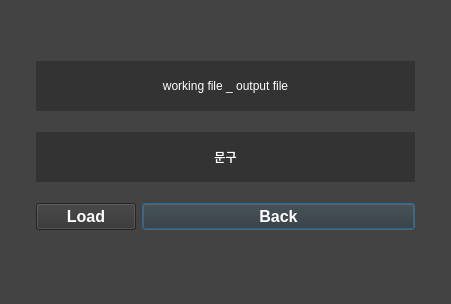
<?xml version="1.0" encoding="UTF-8"?>
<ui version="4.0">
 <class>Dialog</class>
 <widget class="QDialog" name="Dialog">
  <property name="geometry">
   <rect>
    <x>0</x>
    <y>0</y>
    <width>451</width>
    <height>304</height>
   </rect>
  </property>
  <property name="windowTitle">
   <string>Dialog</string>
  </property>
  <property name="styleSheet">
   <string notr="true">background-color: rgb(67, 67, 67);</string>
  </property>
  <widget class="QWidget" name="gridLayoutWidget">
   <property name="geometry">
    <rect>
     <x>0</x>
     <y>0</y>
     <width>451</width>
     <height>291</height>
    </rect>
   </property>
   <layout class="QGridLayout" name="gridLayout">
    <item row="6" column="3">
     <widget class="QLabel" name="Sin_File_Path_9">
      <property name="maximumSize">
       <size>
        <width>30</width>
        <height>25</height>
       </size>
      </property>
      <property name="styleSheet">
       <string notr="true"/>
      </property>
      <property name="text">
       <string/>
      </property>
     </widget>
    </item>
    <item row="7" column="2">
     <widget class="QLabel" name="Sin_File_Path_11">
      <property name="maximumSize">
       <size>
        <width>300</width>
        <height>25</height>
       </size>
      </property>
      <property name="styleSheet">
       <string notr="true"/>
      </property>
      <property name="text">
       <string/>
      </property>
     </widget>
    </item>
    <item row="2" column="1" colspan="2">
     <widget class="QLabel" name="Sin_File_Path_3">
      <property name="minimumSize">
       <size>
        <width>0</width>
        <height>50</height>
       </size>
      </property>
      <property name="maximumSize">
       <size>
        <width>16777215</width>
        <height>50</height>
       </size>
      </property>
      <property name="styleSheet">
       <string notr="true">background-color: rgb(51, 51, 51);
color: white;</string>
      </property>
      <property name="text">
       <string>문구</string>
      </property>
      <property name="alignment">
       <set>Qt::AlignCenter</set>
      </property>
     </widget>
    </item>
    <item row="6" column="2">
     <widget class="QPushButton" name="Back_Button">
      <property name="maximumSize">
       <size>
        <width>300</width>
        <height>100</height>
       </size>
      </property>
      <property name="font">
       <font>
        <pointsize>12</pointsize>
        <weight>75</weight>
        <bold>true</bold>
       </font>
      </property>
      <property name="layoutDirection">
       <enum>Qt::LeftToRight</enum>
      </property>
      <property name="styleSheet">
       <string notr="true">background-color: rgb(51, 51, 51);
color: white;</string>
      </property>
      <property name="text">
       <string>Back</string>
      </property>
     </widget>
    </item>
    <item row="1" column="1" colspan="2">
     <widget class="QLabel" name="Sin_File_Path_4">
      <property name="minimumSize">
       <size>
        <width>0</width>
        <height>50</height>
       </size>
      </property>
      <property name="maximumSize">
       <size>
        <width>16777215</width>
        <height>50</height>
       </size>
      </property>
      <property name="styleSheet">
       <string notr="true">background-color: rgb(51, 51, 51);
color: white;</string>
      </property>
      <property name="text">
       <string>working file _ output file</string>
      </property>
      <property name="alignment">
       <set>Qt::AlignCenter</set>
      </property>
     </widget>
    </item>
    <item row="6" column="0">
     <widget class="QLabel" name="Sin_File_Path_10">
      <property name="maximumSize">
       <size>
        <width>30</width>
        <height>25</height>
       </size>
      </property>
      <property name="styleSheet">
       <string notr="true"/>
      </property>
      <property name="text">
       <string/>
      </property>
     </widget>
    </item>
    <item row="0" column="1">
     <widget class="QLabel" name="Sin_File_Path_12">
      <property name="maximumSize">
       <size>
        <width>300</width>
        <height>25</height>
       </size>
      </property>
      <property name="styleSheet">
       <string notr="true"/>
      </property>
      <property name="text">
       <string/>
      </property>
     </widget>
    </item>
    <item row="6" column="1">
     <widget class="QPushButton" name="Final_Load_Button">
      <property name="maximumSize">
       <size>
        <width>100</width>
        <height>16777215</height>
       </size>
      </property>
      <property name="font">
       <font>
        <pointsize>12</pointsize>
        <weight>75</weight>
        <bold>true</bold>
       </font>
      </property>
      <property name="styleSheet">
       <string notr="true">background-color: rgb(51, 51, 51);
color: white;</string>
      </property>
      <property name="text">
       <string>Load</string>
      </property>
     </widget>
    </item>
   </layout>
  </widget>
 </widget>
 <resources/>
 <connections/>
</ui>
